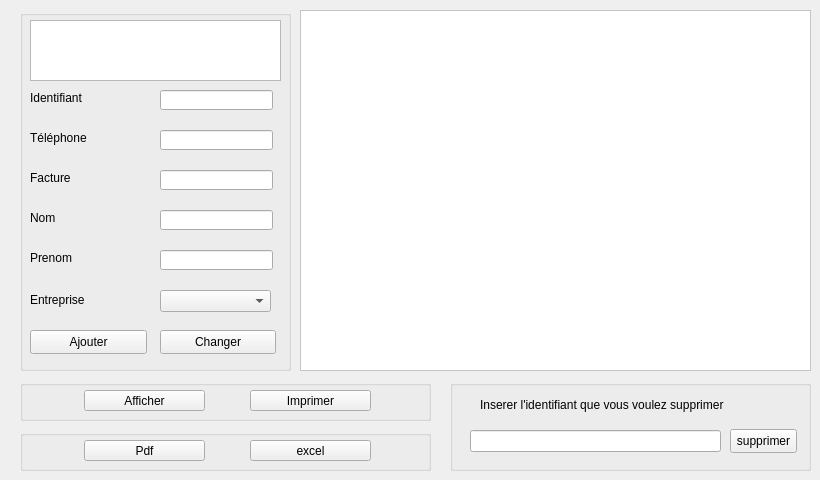
    <widget class="QWidget" name="tab_3">
     <attribute name="title">
      <string>Fournisseurs</string>
     </attribute>
     <widget class="QTableView" name="tab_fournisseur">
      <property name="geometry">
       <rect>
        <x>300</x>
        <y>10</y>
        <width>511</width>
        <height>361</height>
       </rect>
      </property>
      <property name="styleSheet">
       <string notr="true">gridline-color: rgb(170, 255, 255);
border-color: rgb(255, 255, 255);
background-color: rgb(255, 255, 255);</string>
      </property>
     </widget>
     <widget class="QGroupBox" name="groupBox_6">
      <property name="geometry">
       <rect>
        <x>20</x>
        <y>10</y>
        <width>271</width>
        <height>361</height>
       </rect>
      </property>
      <property name="title">
       <string/>
      </property>
      <widget class="QLabel" name="label_9">
       <property name="geometry">
        <rect>
         <x>10</x>
         <y>80</y>
         <width>71</width>
         <height>16</height>
        </rect>
       </property>
       <property name="text">
        <string>Identifiant</string>
       </property>
      </widget>
      <widget class="QLabel" name="label_15">
       <property name="geometry">
        <rect>
         <x>10</x>
         <y>160</y>
         <width>61</width>
         <height>16</height>
        </rect>
       </property>
       <property name="text">
        <string>Facture</string>
       </property>
      </widget>
      <widget class="QLineEdit" name="le_id_2">
       <property name="geometry">
        <rect>
         <x>140</x>
         <y>80</y>
         <width>113</width>
         <height>20</height>
        </rect>
       </property>
      </widget>
      <widget class="QLabel" name="label_18">
       <property name="geometry">
        <rect>
         <x>10</x>
         <y>120</y>
         <width>71</width>
         <height>16</height>
        </rect>
       </property>
       <property name="text">
        <string>Téléphone</string>
       </property>
      </widget>
      <widget class="QLabel" name="label_19">
       <property name="geometry">
        <rect>
         <x>10</x>
         <y>280</y>
         <width>61</width>
         <height>20</height>
        </rect>
       </property>
       <property name="text">
        <string>&lt;html&gt;&lt;head/&gt;&lt;body&gt;&lt;p&gt;Entreprise&lt;/p&gt;&lt;/body&gt;&lt;/html&gt;</string>
       </property>
      </widget>
      <widget class="QLineEdit" name="le_telephone">
       <property name="geometry">
        <rect>
         <x>140</x>
         <y>120</y>
         <width>113</width>
         <height>20</height>
        </rect>
       </property>
      </widget>
      <widget class="QPushButton" name="pb_changer_f">
       <property name="geometry">
        <rect>
         <x>140</x>
         <y>320</y>
         <width>116</width>
         <height>24</height>
        </rect>
       </property>
       <property name="text">
        <string>Changer</string>
       </property>
      </widget>
      <widget class="QPushButton" name="pb_ajoute_f">
       <property name="geometry">
        <rect>
         <x>10</x>
         <y>320</y>
         <width>117</width>
         <height>24</height>
        </rect>
       </property>
       <property name="text">
        <string>Ajouter</string>
       </property>
      </widget>
      <widget class="QLineEdit" name="le_facture">
       <property name="geometry">
        <rect>
         <x>140</x>
         <y>160</y>
         <width>113</width>
         <height>20</height>
        </rect>
       </property>
      </widget>
      <widget class="QLabel" name="label_17">
       <property name="geometry">
        <rect>
         <x>10</x>
         <y>200</y>
         <width>91</width>
         <height>16</height>
        </rect>
       </property>
       <property name="text">
        <string>Nom</string>
       </property>
      </widget>
      <widget class="QLineEdit" name="le_nom">
       <property name="geometry">
        <rect>
         <x>140</x>
         <y>200</y>
         <width>113</width>
         <height>20</height>
        </rect>
       </property>
      </widget>
      <widget class="QComboBox" name="le_entreprise">
       <property name="geometry">
        <rect>
         <x>140</x>
         <y>280</y>
         <width>111</width>
         <height>22</height>
        </rect>
       </property>
      </widget>
      <widget class="QLabel" name="label_28">
       <property name="geometry">
        <rect>
         <x>10</x>
         <y>240</y>
         <width>91</width>
         <height>16</height>
        </rect>
       </property>
       <property name="text">
        <string>Prenom</string>
       </property>
      </widget>
      <widget class="QLineEdit" name="le_prenom">
       <property name="geometry">
        <rect>
         <x>140</x>
         <y>240</y>
         <width>113</width>
         <height>20</height>
        </rect>
       </property>
      </widget>
      <widget class="QTextEdit" name="erreur_f">
       <property name="geometry">
        <rect>
         <x>10</x>
         <y>10</y>
         <width>251</width>
         <height>61</height>
        </rect>
       </property>
       <property name="styleSheet">
        <string notr="true">color: rgb(255, 0, 0);
font: 75 8pt &quot;System&quot;;
border-bottom-color: rgb(66, 199, 199);</string>
       </property>
      </widget>
     </widget>
     <widget class="QGroupBox" name="groupBox_8">
      <property name="geometry">
       <rect>
        <x>450</x>
        <y>380</y>
        <width>361</width>
        <height>91</height>
       </rect>
      </property>
      <property name="title">
       <string/>
      </property>
      <widget class="QLabel" name="label_20">
       <property name="geometry">
        <rect>
         <x>30</x>
         <y>9</y>
         <width>291</width>
         <height>31</height>
        </rect>
       </property>
       <property name="styleSheet">
        <string notr="true">
font: 10pt &quot;Arial&quot;;</string>
       </property>
       <property name="text">
        <string>Inserer l'identifiant que vous voulez supprimer </string>
       </property>
      </widget>
      <widget class="QLineEdit" name="le_id_supp_f">
       <property name="geometry">
        <rect>
         <x>20</x>
         <y>50</y>
         <width>251</width>
         <height>22</height>
        </rect>
       </property>
      </widget>
      <widget class="QPushButton" name="pb_supprimer_f">
       <property name="geometry">
        <rect>
         <x>280</x>
         <y>49</y>
         <width>67</width>
         <height>24</height>
        </rect>
       </property>
       <property name="text">
        <string>supprimer</string>
       </property>
      </widget>
     </widget>
     <widget class="QGroupBox" name="groupBox_9">
      <property name="geometry">
       <rect>
        <x>20</x>
        <y>380</y>
        <width>411</width>
        <height>41</height>
       </rect>
      </property>
      <property name="title">
       <string/>
      </property>
      <widget class="QPushButton" name="pb_imprime_pdf">
       <property name="geometry">
        <rect>
         <x>230</x>
         <y>10</y>
         <width>121</width>
         <height>21</height>
        </rect>
       </property>
       <property name="text">
        <string>Imprimer</string>
       </property>
      </widget>
      <widget class="QPushButton" name="pb_afficher_f">
       <property name="geometry">
        <rect>
         <x>64</x>
         <y>10</y>
         <width>121</width>
         <height>21</height>
        </rect>
       </property>
       <property name="text">
        <string>Afficher</string>
       </property>
      </widget>
     </widget>
     <widget class="QGroupBox" name="groupBox_23">
      <property name="geometry">
       <rect>
        <x>20</x>
        <y>430</y>
        <width>411</width>
        <height>41</height>
       </rect>
      </property>
      <property name="title">
       <string/>
      </property>
      <widget class="QPushButton" name="pb_excel">
       <property name="geometry">
        <rect>
         <x>230</x>
         <y>10</y>
         <width>121</width>
         <height>21</height>
        </rect>
       </property>
       <property name="text">
        <string>excel</string>
       </property>
      </widget>
      <widget class="QPushButton" name="pb_pfd_f">
       <property name="geometry">
        <rect>
         <x>64</x>
         <y>10</y>
         <width>121</width>
         <height>21</height>
        </rect>
       </property>
       <property name="text">
        <string>Pdf</string>
       </property>
      </widget>
     </widget>
    </widget>
